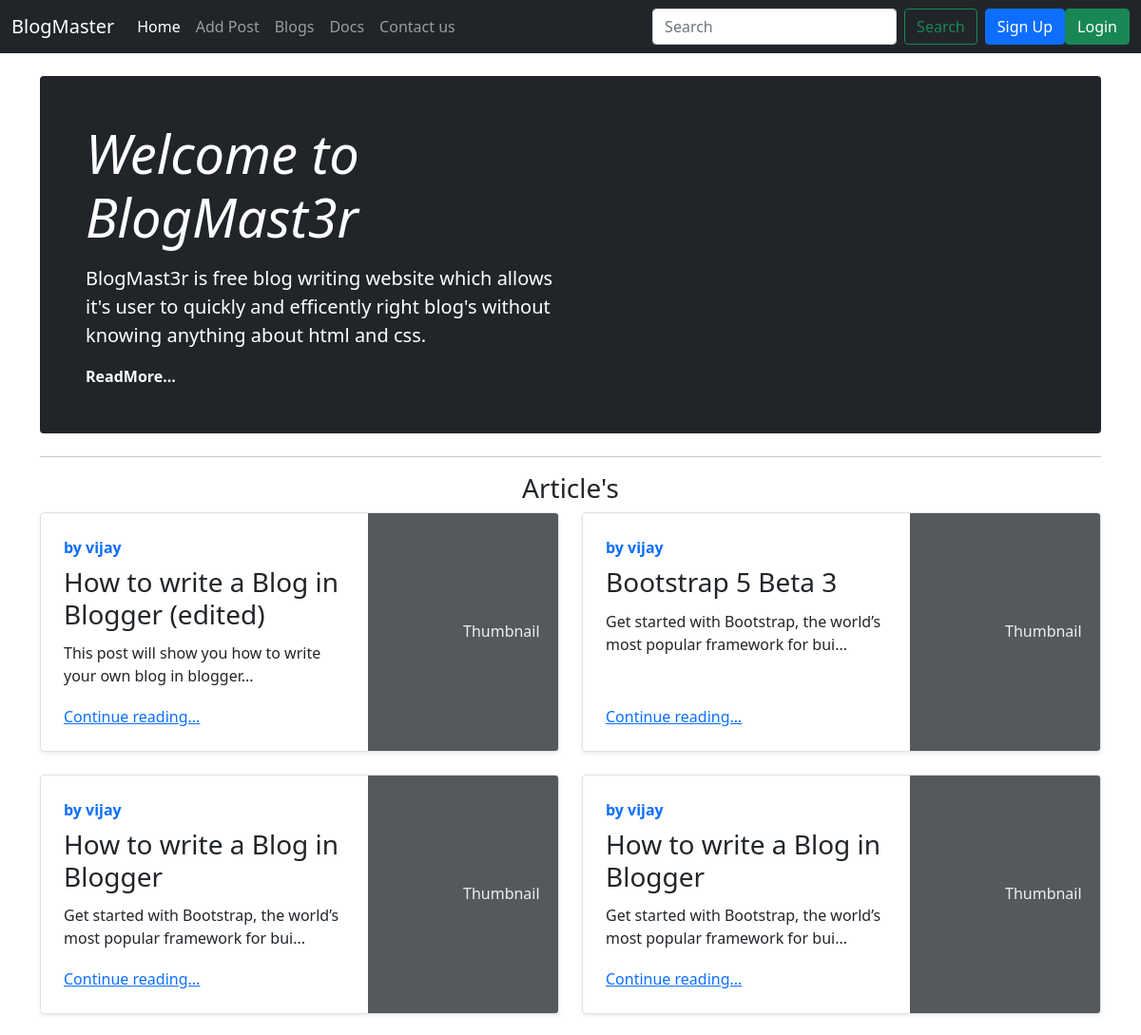
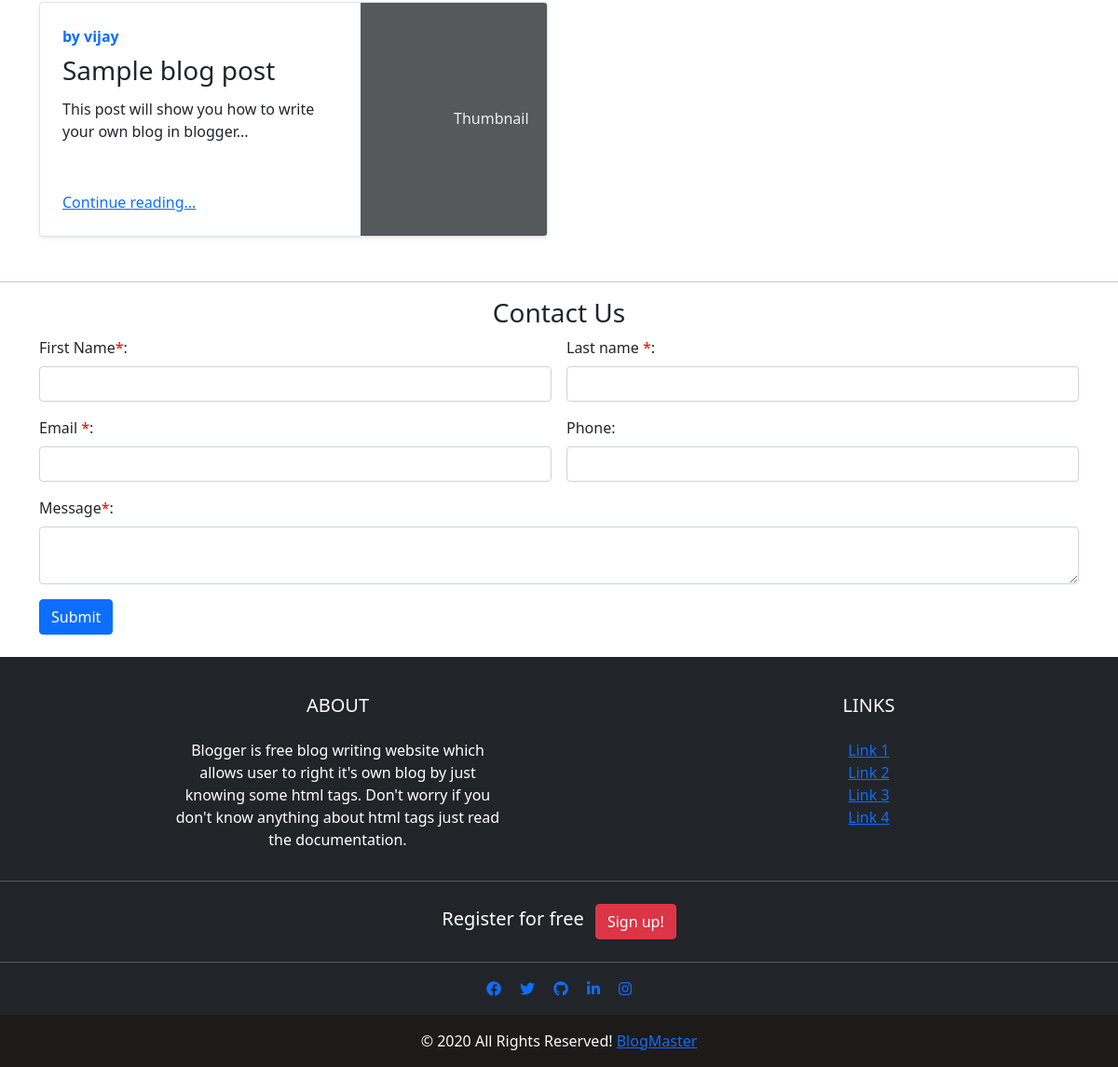
The page / on the database its author committed (2 pictures, top to bottom).
### blogPost/models.py (models this page shows, shortened)
class BlogPost(models.Model):
    id=models.AutoField(primary_key=True)
    user=models.ForeignKey(User,on_delete=models.CASCADE)
    title=models.CharField(max_length=100,default='')
    timestamp=models.DateTimeField(default=now)
    summary=models.CharField(max_length=1000,default='')
    content=RichTextField()
    about=models.TextField(max_length=10000,default='')
    image=models.ImageField(upload_to="images",blank=True)
    def human_readable_title(self):
        return self.title.replace(' ', '-')

### blogPost/views.py (the view)
# urls.py: path('',views.index,name='index'),
def index(request):
    allPosts=BlogPost.objects.all()
    return render(request,'index.html',{'blogs':allPosts})

### templates/index.html (shortened to what this page needs)
{% extends 'base.html' %}
{% block css %}
{% load static %}
{% endblock css %}
{% block home%} active {%endblock home%}
{% block body %}
<main class="container my-4">
    <div class="p-4 p-md-5 mb-4 text-white rounded bg-dark">
        <div  class="col-md-6 px-0">
            <h1 class="display-4 fst-italic">Welcome to BlogMast3r</h1>
            <p class="lead my-3">BlogMast3r is free blog writing website which allows it's user to quickly and efficently right blog's without knowing anything about html and css. </p>
      <button id='toggleBtn' class="text-white fw-bold">ReadMore...</button>
        </div>
    </div>
    <hr>
     <div class="row mb-2">
        <h3 class="text-center">Article's</h3>
        {% for blog in blogs %}
        <div class="col-md-6">
            <div class="row g-0 border rounded overflow-hidden flex-md-row mb-4 shadow-sm h-md-250 position-relative">
                <div class="col p-4 d-flex flex-column position-static">
                <strong class="d-inline-block mb-2 text-primary">by {{blog.user}}</strong>
                    <h3 class="d-inline-block mb-2 ">{{blog.title}}</h3>
                    <p class="card-text mb-auto">{{blog.summary|slice:':70'}}...</p>
                    <a href="{% url 'detailView' blog.id blog.human_readable_title %}" class="stretched-link">Continue reading...</a>
                </div>
                <div class="col-auto d-none d-lg-block">
                    {% if not blog.image%}
                    <svg class="bd-placeholder-img" width="200" height="250" xmlns="" role="img"
                        aria-label="Placeholder: Thumbnail" preserveAspectRatio="xMidYMid slice" focusable="false">
                        <title>Placeholder</title>
                        <rect width="100%" height="100%" fill="#55595c"></rect><text x="50%" y="50%" fill="#eceeef"
                            dy=".3em">Thumbnail</text>
                    </svg>
                    {% else %}
                    <img src="/media/{{blog.image}}" width="200" height="250" alt="">
                    {% endif %}
                </div>
            </div>
        </div>
        {% endfor %}
    </div>
</main>
<hr>
<section id="contact">
    <h3 class="text-center">Contact Us</h3>
    <div class="container">
        <form class="row g-3" action="/contact" method="POST">{% csrf_token %}
            <div class="col-md-6">
                <label for="fname1" class="form-label">First Name<span>*</span>:</label>
                <input type="text" class="form-control" name="fname" id="fname1" required>
            </div>
            <div class="col-md-6">
                <label for="lname1" class="form-label">Last name <span>*</span>:</label>
                <input type="text" class="form-control" name="lname" id="lname1" required>
            </div>
            <div class="col-md-6">
                <label for="email1" class="form-label">Email <span>*</span>:</label>
                <input type="email" class="form-control" id="email1" name="email" required>
            </div>
            <div class="col-md-6">
                <label for="phone" class="form-label">Phone:</label>
                <input type="tel" class="form-control" name="phone" id="phone">
            </div>
            <div class="col-md-12">
                <label for="message" class="form-label">Message<span>*</span>:</label>
                <textarea type="text" class="form-control" id="message" name="message" required> </textarea>
            </div>
            <div class="col-12">
                <button class="btn btn-primary" type="submit">Submit</button>
            </div>
        </form>
    </div>
</section>
{% endblock body %}

### static/style.css (style rules this page uses)
#toggleBtn { border: none; background: none; cursor: pointer; margin: 0; padding: 0; }

### templates/index.html (style rules this page uses)
body { scroll-behavior: smooth; }
span { color: red; }

### rows shown on the page
BlogPost: user "vijay", title "How to write a Blog in Blogger (edited)", summary "This post will show you how to write your own blog in blogger", image "Thumbnail"
BlogPost: user "vijay", title "Bootstrap 5 Beta 3", summary "Get started with Bootstrap, the world’s most popular framework for bui", image "Thumbnail"
BlogPost: user "vijay", title "How to write a Blog in Blogger", summary "Get started with Bootstrap, the world’s most popular framework for bui", image "Thumbnail"
BlogPost: user "vijay", title "How to write a Blog in Blogger", summary "Get started with Bootstrap, the world’s most popular framework for bui", image "Thumbnail"
BlogPost: user "vijay", title "Sample blog post", summary "This post will show you how to write your own blog in blogger", image "Thumbnail"
